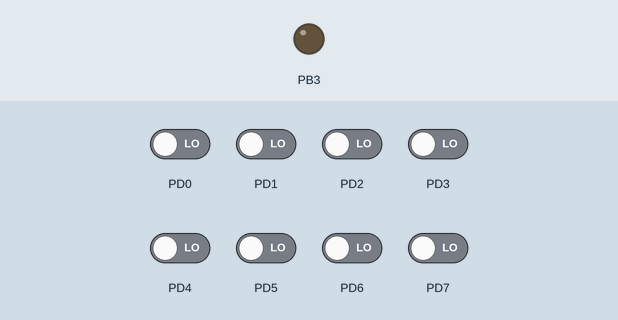
Simulated run of this program. Board: ATmega328P, built with avr-gcc and emulated at 16 MHz. On the bench: output pins drawn as LEDs (lit = HIGH). The inputs (shaded band) are chosen by the test bench; at power-on: PD0–7 LOW.

Above: at 1.2 s.
1.3 s: PD2 driven HIGH
At 1.9 s:
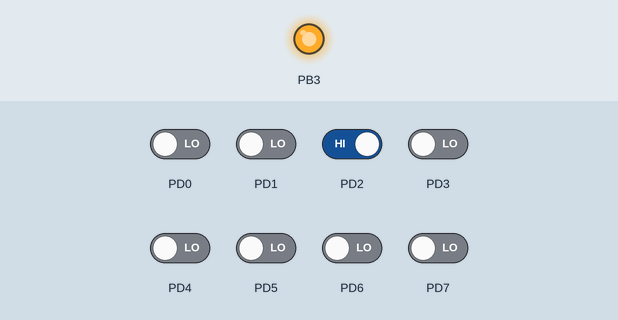
2.8 s: PD2 driven LOW
At 4.2 s:
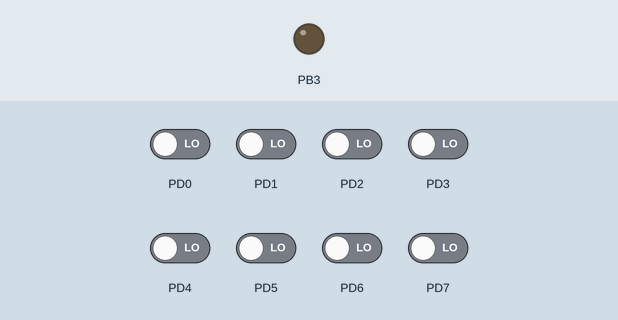
Timing chart, 0 to 5.8 s (numbered marks = the images above; inputs shaded):
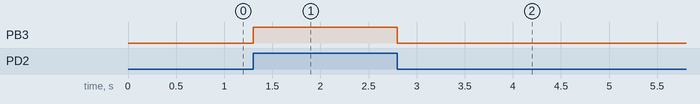

Measured:
- after the input at 1.3 s, PB3: LOW → HIGH at once
- after the input at 2.8 s, PB3: HIGH → LOW at once

The program:

main.c
```c
#include <arduinoUno.h>
#include <atmega328p.h>

#define F_CPU 16000000
#include <util/delay.h>

void test_digitalRead(){
    pinMode(2, INPUT);
    pinMode(11, OUTPUT);
    while(1){
        digitalWrite(11, digitalRead(2));
        _delay_ms(50);
    }
}

void test_digitalWrite(){
    pinMode(11, OUTPUT);
    while (1)
    {
        digitalWrite(11, 1);
        _delay_ms(1000);
        digitalWrite(11, 0);
        _delay_ms(1000);
    }
}

int main(void)
{
    // test_digitalWrite();
    test_digitalRead();

}
```

arduinoUno.c
```c
#include <arduinoUno.h>
#include <atmega328p.h>

void pinMode(int pin, int value)
{
    if (pin >= 8 && pin <= 13)
    {
        if (value == OUTPUT)
        {
            DDRB |= (1 << (pin - 8));
        }
        else if (value == INPUT)
        {
            DDRB &= ~(1 << (pin - 8));
        }
    }else{
        if (value == OUTPUT)
        {
            DDRB |= (1 << pin);
        }
        else if (value == INPUT)
        {
            DDRB &= ~(1 << pin);
        }
    }
}

void digitalWrite(int pin, int value)
{

    if (pin >= 8 && pin <= 13)
    {
        value == 1 ? (PORTB |= (1 << (pin - 8))) : (PORTB &= ~(1 << (pin - 8)));
    }
}

int digitalRead(int pin){
    return (PIND & (1 << pin)) > 0;
}
```

arduinoUno.h
```c
#define INPUT 0
#define OUTPUT 1

void pinMode(int pin, int value);
void digitalWrite(int pin, int value);
int digitalRead(int pin);
```

atmega328p.h
```c
#include <inttypes.h>

#define PINB *(uint8_t *)0x23
#define DDRB *(uint8_t *)0x24
#define PORTB *(uint8_t *)0x25
#define PIND *(uint8_t *)0x29
#define DDRD *(uint8_t *)0x2A
#define PORTD *(uint8_t *)0x2B
```
